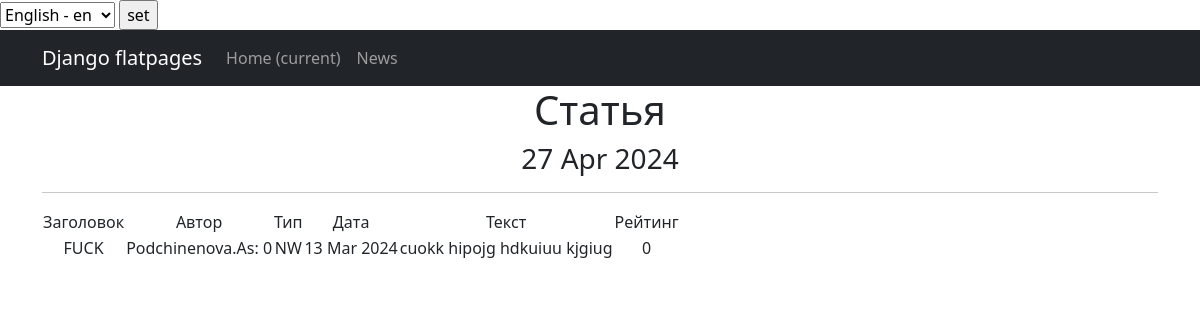
The page /news/21 on the database its author committed.
### news/models.py (models this page shows, shortened)
class Post(models.Model):
    NEWS = 'NW'
    ARTICLE = "AR"
    POSITIONS = [
        (NEWS, 'Новость'),
        (ARTICLE, 'Статья')
    ]
    author = models.ForeignKey(Author, on_delete=models.CASCADE)
    type = models.CharField(max_length=20, choices=POSITIONS, default=NEWS)
    time_in = models.DateTimeField(auto_now_add=True)
    category = models.ManyToManyField(Category, through='PostCategory')
    title = models.CharField(
        max_length=255,
        unique=True,
    )
    text = models.TextField()
    rating = models.IntegerField(default=0)
    def __str__(self):
        return self.title

class Author(models.Model):
    user = models.OneToOneField(User, on_delete=models.CASCADE)
    rating = models.IntegerField(default=0)
    def __str__(self):
        return f'{self.user.username.title()}: {self.rating}'

### news/views.py (the view)
# urls.py: path('<int:pk>', PostDetail.as_view(),name='post'),
class PostDetail(DetailView):
    queryset = Post.objects.order_by('-time_in')
    template_name = 'post.html'
    context_object_name = 'posts'
    def get_context_data(self, **kwargs):
        context = super().get_context_data(**kwargs)
        context['time_now'] = datetime.utcnow()
        return context

### news/templatetags/custom_filters.py (called while the page is built)
@register.filter()
def censor(value):
    new_text = value.replace('редиска', 'р******')
    new_text = new_text.replace('скуф', 'ск**')
    return new_text

### templates/post.html (shortened to what this page needs)
{% extends 'flatpages/default.html' %}
{% load custom_filters %}
{% load custom_tags %}
{% block content %}
    <h1>Статья</h1>
    <h3>{{ time_now|date:'d M Y' }}</h3>
    <hr>
   {% if posts %}
       <table>
           <tr>
               <td>Заголовок</td>
               <td>Автор</td>
               <td>Тип</td>
               <td>Дата</td>
               <td>Текст</td>
               <td>Рейтинг</td>
           </tr>
           <tr>
               <td>{{ posts.title|censor }}</td>
               <td>{{ posts.author}}</td>
               <td>{{ posts.type}}</td>
               <td>{{ posts.time_in|date:'d M Y' }}</td>
               <td>{{ posts.text|censor}}</td>
               <td>{{ posts.rating}}</td>
           </tr>
       </table>
   {% endif %}
{% endblock content %}

### rows shown on the page
Post: title|censor "FUCK", author "Podchinenova.As: 0", type "NW", time_in "13 Mar 2024", text|censor "cuokk hipojg hdkuiuu kjgiug", rating "0"

### other values the page prints
{{ time_now|date:'d M Y' }} "27 Apr 2024"
form field language "English - en"
